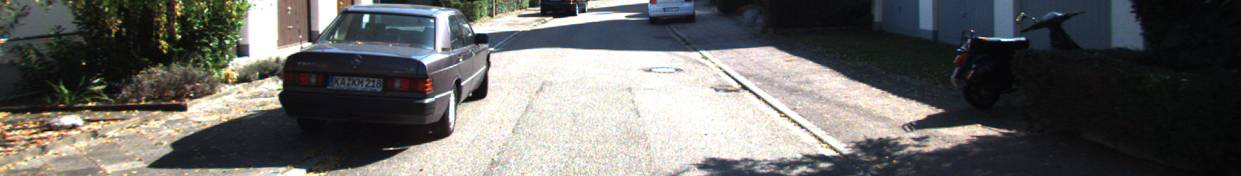
#> input picture data/crop_kitti/color.jpeg, 1241 x 176 px
$ python load_pattern.py ../data/crop_kitti/color.jpeg ../data/crop_kitti/color.jpeg 5
#> lines starting #> are read from the running program, lines starting #| are printed output that depends on the picture; after the words box and inside, x2 and y2 are one past the last pixel; in counts of white or black regions, pixels touching at a corner belong together
import cv2
import numpy as np

def apply_threshold(image, threshold_pattern, offset=0):
    """
    Apply the given threshold pattern to the image.

    For each pixel, if the image value is greater than the corresponding
    threshold pattern value, set it to 255; otherwise, set it to 0.
    """
    binary_output = (image > (threshold_pattern+offset)).astype(np.uint8) * 255
    return binary_output

import sys

if __name__ == "__main__":
    if len(sys.argv) < 3:
        print("Usage: python script.py depth_image threshold_pattern [offset]")
        sys.exit(1)

    depth_path = sys.argv[1]
    threshold_path = sys.argv[2]
    offset = int(sys.argv[3]) if len(sys.argv) > 3 else 0

    # Load the depth image and the threshold pattern in grayscale
    depth_img = cv2.imread(depth_path, cv2.IMREAD_GRAYSCALE)
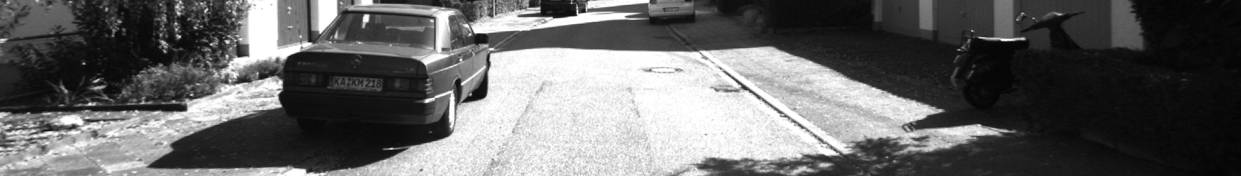
#> depth_img: shape (176, 1241); min 0, max 255, mean 102.3
    if depth_img is None:
        raise IOError(f"Could not load '{depth_path}'. Check the file path.")

    threshold_pattern = cv2.imread(threshold_path, cv2.IMREAD_GRAYSCALE)
    if threshold_pattern is None:
        raise IOError(f"Could not load '{threshold_path}'. Check the file path.")

    # Resize threshold pattern if dimensions don't match
    if threshold_pattern.shape != depth_img.shape:
        threshold_pattern = cv2.resize(threshold_pattern, (depth_img.shape[1], depth_img.shape[0]))

    # Apply the threshold pattern to the depth image
    result = apply_threshold(depth_img, threshold_pattern, offset)
#> in apply_threshold, `binary_output = (image > (threshold_pattern+offset)).astype(np.uint8) ..`:
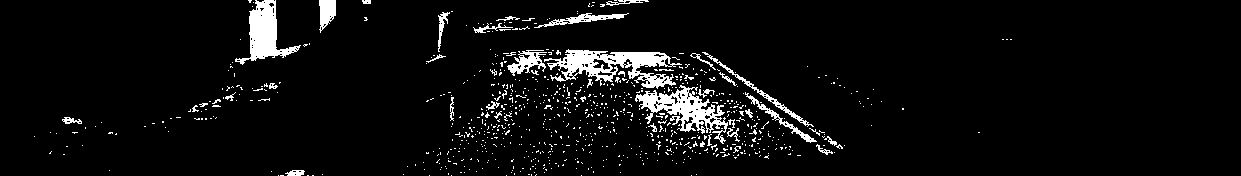
#> binary_output: shape (176, 1241); 5.4% white; 803 white regions (761 under 20 px), largest, box (x1, y1, x2, y2) and area: (544, 49, 682, 89) 2377, (635, 85, 728, 144) 1906, (235, 0, 301, 65) 1630
    masked_image = np.where(result == 0, depth_img, 0).astype(np.uint8)
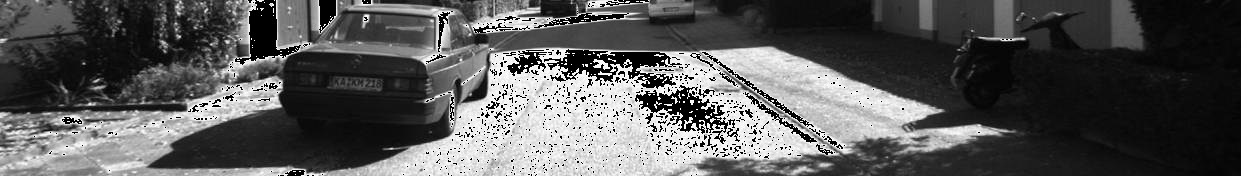
#> masked_image: shape (176, 1241); min 0, max 250, mean 88.6

    # Display the result
    cv2.imshow("Thresholded Image", masked_image)
    cv2.waitKey(0)
    cv2.destroyAllWindows()
